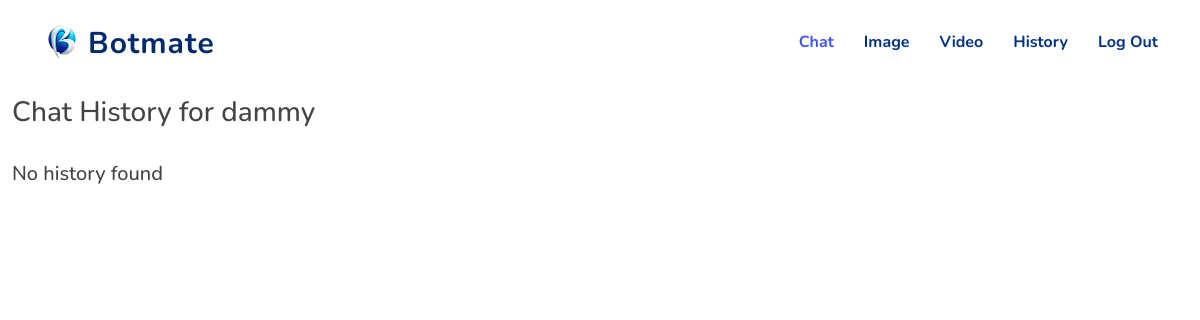
Page /history/2 (signed in) on the earlier database version.
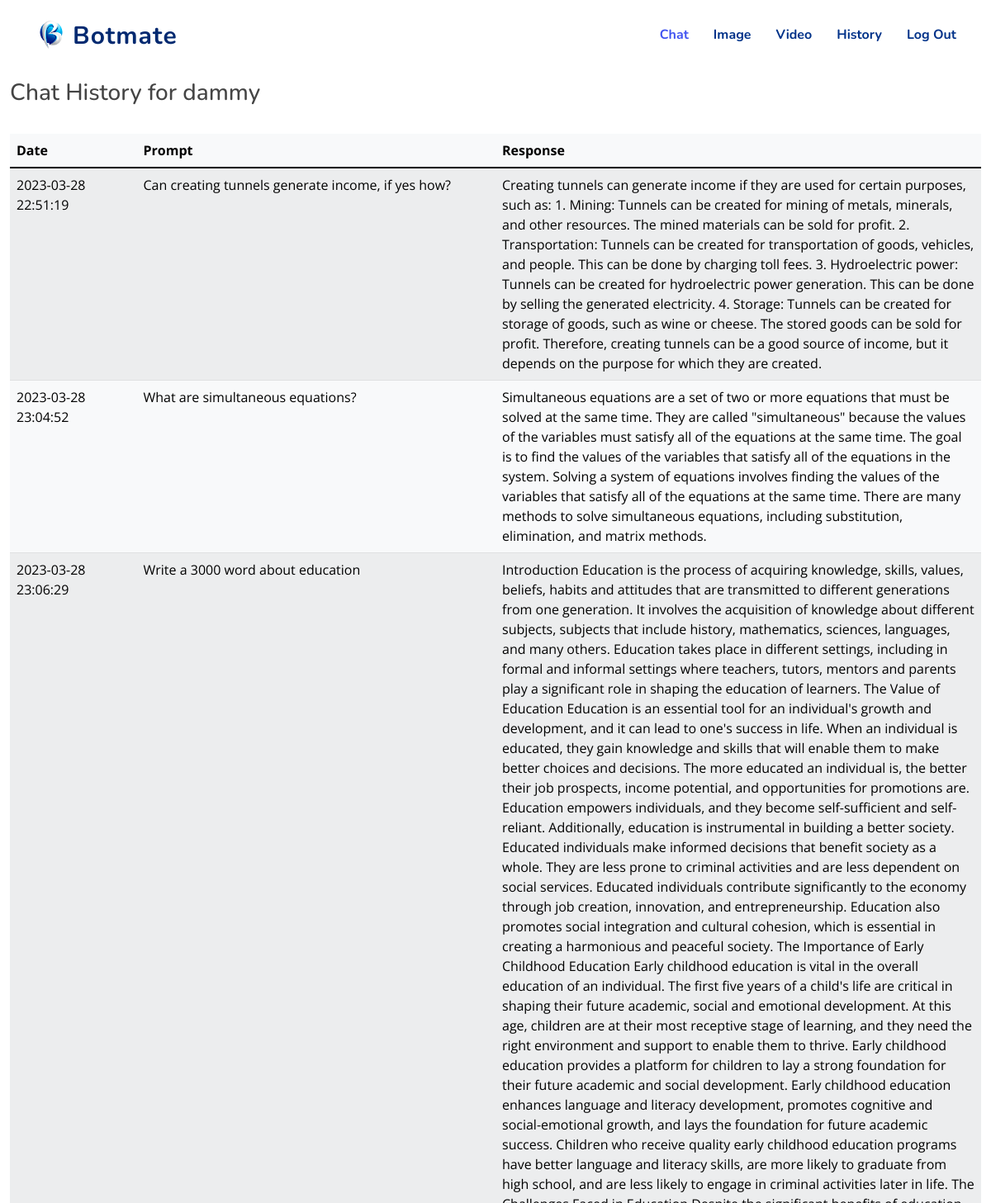
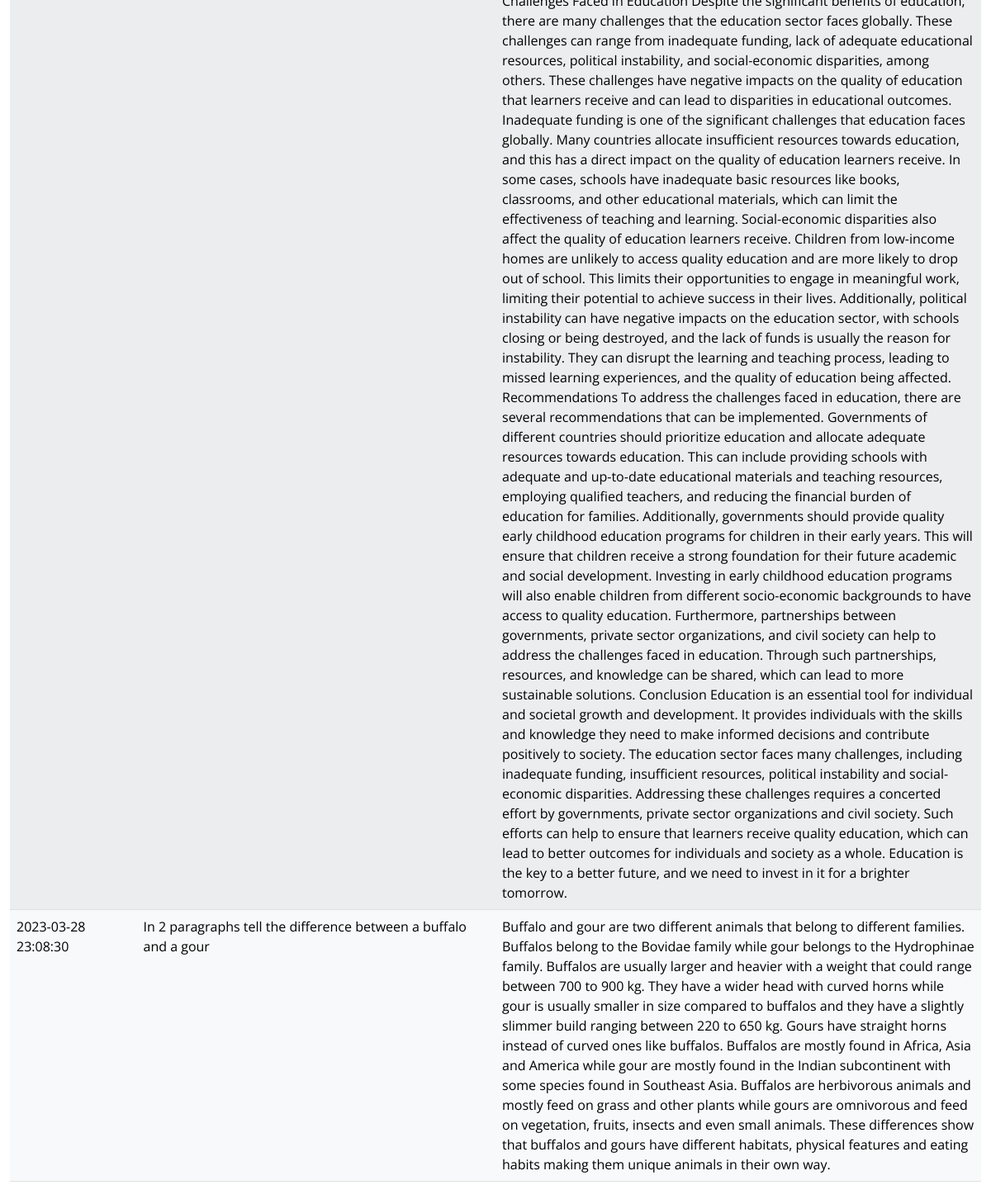
Same page on the later database version (2 pictures, top to bottom).
### app.py (models this page shows)
class User(db.Model):
    id = db.Column(db.Integer, primary_key=True, autoincrement=True)
    username = db.Column(db.String(80), unique=True)
    password = db.Column(db.String(256), unique=True)
    history = db.relationship('History', backref='user', lazy=True)

class History(db.Model):
    id = db.Column(db.Integer, primary_key=True, autoincrement=True)
    user_id = db.Column(db.Integer, db.ForeignKey('user.id'))
    date = db.Column(db.DateTime, nullable=False, default=datetime.utcnow)
    prompt = db.Column(db.String(10000), nullable=False)
    response = db.Column(db.String(10000), nullable=False)

### app.py (the view)
@app.route('/history/<int:user_id>')
@login_required
def history(user_id):
    user = User.query.get(user_id)
    history = user.history
    if history:
        messages = []
        for h in history:
            messages.append({
                'date': h.date.strftime("%Y-%m-%d %H:%M:%S"),
                'prompt': h.prompt,
                'response': h.response.replace('<br>', " ")
                })
        return render_template("history.html", messages=messages, user=user)
    else:
        return render_template("history.html", messages="No history found", user=user)

### app.py (called while the page is built)
@app.after_request
def after_request(response):
    response.headers["Cache-Control"] = "no-cache, no-store, must-revalidate"
    response.headers["Expires"] = 0
    response.headers["Pragma"] = "no-cache"
    return response

### helpers.py (called while the page is built)
def login_required(f):
    @wraps(f)
    def decorated_function(*args, **kwargs):
        if session.get("user_id") is None:
            return redirect("/login")
        return f(*args, **kwargs)
    return decorated_function

### templates/history.html (shortened to what this page needs)
{% extends "base.html" %}
{% block main %}
<br>
<br>
    <h3>Chat History for {{ user.username }}</h3>
    <br>
    {% if messages != "No history found" %}
        <table class="table table-light table-striped table-hover">
            <thead>
                <tr>
                    <th scope="col">Date</th>
                    <th scope="col">Prompt</th>
                    <th scope="col">Response</th>
                </tr>
            </thead>
            <tbody class="table-group-divider">
                {% for message in messages %}
                    <tr>
                        <td>{{ message.date }}</td>
                        <td>{{ message.prompt }}</td>
                        <td class="w-50">{{ message.response }}</td>
                    </tr>
                {% endfor %}
            </tbody>
        </table>
    {% else %}
        <h5>{{ messages }}</h5>
    {% endif %}
{% endblock %}

### templates/base.html (shortened to what this page needs)
<!DOCTYPE html>
<html lang="en">
<head>
  <link href="../static/assets/vendor/aos/aos.css" rel="stylesheet">
  <link href="../static/assets/vendor/bootstrap/css/bootstrap.min.css" rel="stylesheet">
  <link href="../static/assets/vendor/bootstrap-icons/bootstrap-icons.css" rel="stylesheet">
  <link href="../static/assets/css/style.css" rel="stylesheet">
</head>
<body>
  <header id="header" class="header fixed-top">
    <div class="container-fluid container-xl d-flex align-items-center justify-content-between">
      <a href="/" class="logo d-flex align-items-center">
        <img src="../static/assets/img/log.png" alt="">
        <span>Botmate</span>
      </a>
      <nav id="navbar" class="navbar">
	{% if session["user_id"] %}
          <ul>
            <li><a class="nav-link scrollto active" href="/chat">Chat</a></li>
            <li><a class="nav-link scrollto" href="/image">Image</a></li>
            <li><a class="nav-link scrollto" href="/video">Video</a></li>
            <li><a class="nav-link scrollto" href="{{ url_for('history', user_id=session.get('user_id')) }}">History</a></li>
	    <li><a class="nav-link scrollto" href="/logout">Log Out</a></li>
	  </ul>
	{% else %}
	  <ul>
	    <li><a class="nav-link scrollto" href="/register">Register</a></li>
	    <li><a class="nav-link scrollto" href="login">Login</a></li>
	  </ul>
	  <i class="bi bi-list mobile-nav-toggle"></i>
	{% endif %}
      </nav>
    </div>
  </header>
  <main class="container-fluid py-5">
	{% block main %}{% endblock %}
  </main>
</body>
</html>

### static/assets/css/style.css (style rules this page uses)
:root { scroll-behavior: smooth; }
body { -ms-overflow-style: none; scrollbar-width: none; font-family: "Open Sans", sans-serif; color: #444444; }
a { color: #4154f1; text-decoration: none; }
h1, h2, h3, h4, h5, h6 { font-family: "Nunito", sans-serif; }
.header { transition: all 0.5s; z-index: 997; padding: 20px 0; }
.header .logo { line-height: 0; }
.header .logo img { max-height: 40px; margin-right: 6px; }
.header .logo span { font-size: 30px; font-weight: 700; letter-spacing: 1px; color: #012970; font-family: "Nunito", sans-serif; margin-top: 3px; }
.navbar { padding: 0; }
.navbar ul { margin: 0; padding: 0; display: flex; list-style: none; align-items: center; }
.navbar li { position: relative; }
.navbar a, .navbar a:focus { display: flex; align-items: center; justify-content: space-between; padding: 10px 0 10px 30px; font-family: "Nunito", sans-serif; font-size: 16px; font-weight: 700; color: #013289; white-space: nowrap; transition: 0.3s; }
.navbar a:hover, .navbar .active, .navbar .active:focus, .navbar li:hover>a { color: #4154f1; }

Differences in the rows shown:
added History: date "2023-03-28 22:51:19", prompt "Can creating tunnels generate income, if yes how?", response "Creating tunnels can generate income if they are used for certain purposes, such as: 1. Mining: Tunnels can be created for mining of metals, minerals, and other resources. The mined materials can be sold for profit. 2. Transportation: Tunnels can be created for transportation of goods, vehicles, and people. This can be done by charging toll fees. 3. Hydroelectric power: Tunnels can be created for hydroelectric power generation. This can be done by selling the generated electricity. 4. Storage: Tunnels can be created for storage of goods, such as wine or cheese. The stored goods can be sold for profit. Therefore, creating tunnels can be a good source of income, but it depends on the purpose…"
added History: date "2023-03-28 23:04:52", prompt "What are simultaneous equations?", response "Simultaneous equations are a set of two or more equations that must be solved at the same time. They are called \"simultaneous\" because the values of the variables must satisfy all of the equations at the same time. The goal is to find the values of the variables that satisfy all of the equations in the system. Solving a system of equations involves finding the values of the variables that satisfy all of the equations at the same time. There are many methods to solve simultaneous equations, including substitution, elimination, and matrix methods."
added History: date "2023-03-28 23:06:29", prompt "Write a 3000 word about education", response "Introduction Education is the process of acquiring knowledge, skills, values, beliefs, habits and attitudes that are transmitted to different generations from one generation. It involves the acquisition of knowledge about different subjects, subjects that include history, mathematics, sciences, languages, and many others. Education takes place in different settings, including in formal and informal settings where teachers, tutors, mentors and parents play a significant role in shaping the education of learners. The Value of Education Education is an essential tool for an individual's growth and development, and it can lead to one's success in life. When an individual is educated, they gain…"
added History: date "2023-03-28 23:08:30", prompt "In 2 paragraphs tell the difference between a buffalo and a gour", response "Buffalo and gour are two different animals that belong to different families. Buffalos belong to the Bovidae family while gour belongs to the Hydrophinae family. Buffalos are usually larger and heavier with a weight that could range between 700 to 900 kg. They have a wider head with curved horns while gour is usually smaller in size compared to buffalos and they have a slightly slimmer build ranging between 220 to 650 kg. Gours have straight horns instead of curved ones like buffalos. Buffalos are mostly found in Africa, Asia and America while gour are mostly found in the Indian subcontinent with some species found in Southeast Asia. Buffalos are herbivorous animals and mostly feed on grass…"
Other differences:
{{ messages }}: "No history found" → (not shown)
text now shown: "Date Prompt Response"
